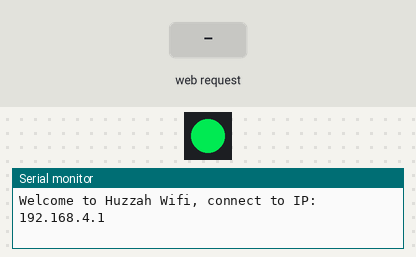
Recording of a sketch running on a simulated ESP8266 (NodeMCU). Parts: 1 RGB LEDs in strip order, left to right, the last lines printed to the serial monitor. The test bench sets the inputs (shaded band). Dim RGB values are drawn brighter than linear.

Above: at 1.25 s.
1.3 s: HTTP request GET /white received
At 1.8 s:
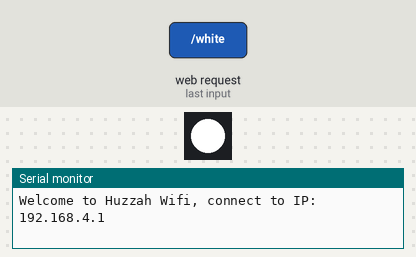
2.8 s: HTTP request GET /white received
At 2.95 s:
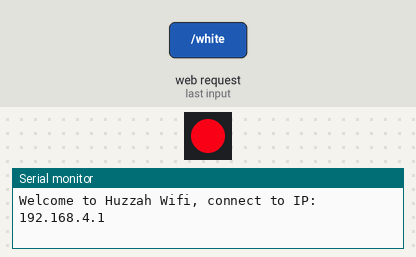
5.8 s: HTTP request GET /off received
At 6.8 s:
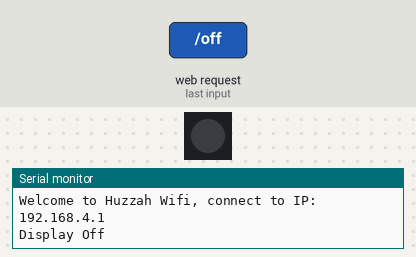
7.3 s: HTTP request GET /on received
At 7.45 s:
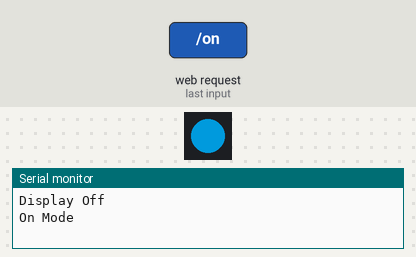
Timing chart, 0 to 29.8 s (numbered marks = the images above; inputs shaded):
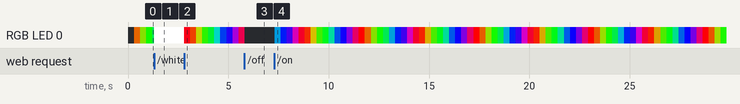

Measured:
- after the input at 2.8 s, RGB LED 0: RGB(255, 255, 255) → RGB(234, 0, 21) at once, → RGB(201, 54, 0) 0.30 s later, → RGB(120, 135, 0) 0.30 s later, → RGB(39, 216, 0) 0.30 s later, … (10 changes in this stretch)
- after the input at 7.3 s, RGB LED 0: off → RGB(0, 105, 150) at once, → RGB(0, 24, 231) 0.30 s later, → RGB(57, 0, 198) 0.30 s later, → RGB(138, 0, 117) 0.30 s later, … (75 changes in this stretch)

The sketch:

Huzzah_Neopixel_Host_001.ino
```cpp
// ****************
// Wifi Setup

#include <ESP8266WiFi.h>
#include <WiFiClient.h>

#include <ESP8266WebServer.h>

#define esp8266_rest_pin 13

//define server and access port
ESP8266WebServer server(80);

//define wifi network and password
const char *ssid = "Huzzah_001";
const char *password = "password";


//*********
// LED Setup

#include <Adafruit_NeoPixel.h>
#define NEOPIN 4

int LEDs = 1; // number of LEDs in a strip

int color = 0;
int wheelRate = 10;

boolean white = false; //use to toggle all white LEDs
boolean displayMode = true;

// Parameter 1 = number of pixels in strip
// Parameter 2 = Arduino pin number (most are valid)
// Parameter 3 = pixel type flags, add together as needed:
//   NEO_KHZ800  800 KHz bitstream (most NeoPixel products w/WS2812 LEDs)
Adafruit_NeoPixel strip = Adafruit_NeoPixel(LEDs, NEOPIN, NEO_GRB + NEO_KHZ800);

long currMillis = 0;
long prevMillis = 0;


void setup() {

  Serial.begin(57600);

//configure wifi connection
  wifiConfig();

//***Initialize Display
  strip.begin();
  strip.show();

}


void loop() {

  currMillis = millis(); //manage time

  server.handleClient();  //set mode and variables

  //show lightshow display
  if(millis() - prevMillis > wheelRate){
    for(uint16_t i=0; i<strip.numPixels(); i++) {
      if(displayMode) {
        if(!white) strip.setPixelColor(i, Wheel(color)); //set to color
        else strip.setPixelColor(i,255,255,255); //set to white
      }
      else strip.setPixelColor(i, 0); //turn off LEDs
    }
      if(color>255) color=0; else color++; // loop back to the begining of color wheel
      strip.show(); //push to NeoPixels

      prevMillis = millis(); //manage time
  }

}


// Input a value 0 to 255 to get a color value.
// The colours are a transition r - g - b - back to r.
uint32_t Wheel(byte WheelPos) {
  WheelPos = 255 - WheelPos;
  if(WheelPos < 85) {
   return strip.Color(255 - WheelPos * 3, 0, WheelPos * 3);
  } else if(WheelPos < 170) {
    WheelPos -= 85;
   return strip.Color(0, WheelPos * 3, 255 - WheelPos * 3);
  } else {
   WheelPos -= 170;
   return strip.Color(WheelPos * 3, 255 - WheelPos * 3, 0);
  }
}
```

Wifi.ino
```cpp
const String HtmlHtml = "<html><head>"
                        "<meta name='viewport' content='width=device-width, initial-scale=1' /></head>";

const String HtmlTitle = "<h1>Welcome to Huzzah NeoPixel</h1><br/>\n";


const String HtmlHtmlClose = "</html>";

String displayControl(){

   String displayHtml = "<br><br><br>";

   if(!displayMode) displayHtml = displayHtml + "<br><br><a href='/on'><button style='class:btn;height:20px;width:120px;color:white;background-color:green'>On</button></a> ";
   else displayHtml = displayHtml + "<br><br><a href='/off'><button style='class:btn;height:20px;width:120px;color:white;background-color:red'>Off</button></a> ";

   if(!white) displayHtml = displayHtml + "&nbsp; <a href='/white'><button style='class:btn;height:20px;width:80px;color:black;background-color:white'>White</button></a> ";
   else displayHtml = displayHtml + "&nbsp; <a href='/white'><button style='class:btn;height:20px;width:80px;color:white;background-color:orange'>Colors</button></a> ";

   return displayHtml;
}

void handleRoot() { //on connection to IP root
 // Serial.println("Root page");
  String htmlRes = HtmlHtml + HtmlTitle + displayControl() + HtmlHtmlClose;
  server.send(200, "text/html", htmlRes);
}

void handle_on(){
  Serial.println("On Mode");
  displayMode = true;
  handleRoot();
}

void handle_off(){
  Serial.println("Display Off");
  displayMode = false; //toggle displaymode
  handleRoot();
}

void handle_white(){
  white = !white; //toggle
  handleRoot();
}


void handle_notFound(){ //passing some other variables
  String path = server.uri();
  String inValue = getValue(path,'/',2);

  int value = inValue.toInt();
  Serial.println("notFound Value: " + value);

}

void wifiConfig(){

  WiFi.softAP(ssid, password);
  IPAddress apip = WiFi.softAPIP();
  Serial.println();
  Serial.print("Welcome to Huzzah Wifi, connect to IP:  ");
  Serial.println(apip);

  server.on("/", handleRoot);
  server.on("/off", handle_off);
  server.on("/on", handle_on);
  server.on("/white", handle_white);
  server.onNotFound(handle_notFound);
  server.begin();

}


String getValue(String data, char separator, int index)
{
  int found = 0;
  int strIndex[] = {0, -1};
  int maxIndex = data.length()-1;
  for(int i=0; i<=maxIndex && found<=index; i++){
    if(data.charAt(i)==separator || i==maxIndex){
        found++;
        strIndex[0] = strIndex[1]+1;
        strIndex[1] = (i == maxIndex) ? i+1 : i;
    }
  }
  return found>index ? data.substring(strIndex[0], strIndex[1]) : "";
}
```
